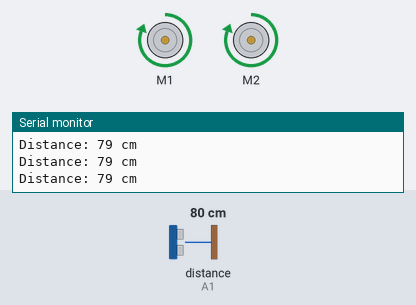
Simulated run of this sketch. Board: Arduino Uno, built with avr-gcc and run on an emulated ATmega328P. Parts: 2 × DC motor (green arrow = forward, orange = backward, longer = faster), the last lines printed to the serial monitor. Wiring (inferred from the names in the program): ultrasonic range finder: trigger A0; echo A1. The inputs (shaded band) are chosen by the test bench; at power-on: distance to the obstacle (sensor on A1) 80 cm. The echo pulse lasts 58.3 µs per cm.

Above: at 1.2 s.
1.3 s: distance to the obstacle (sensor on A1) set to 9 cm
At 2.5 s:
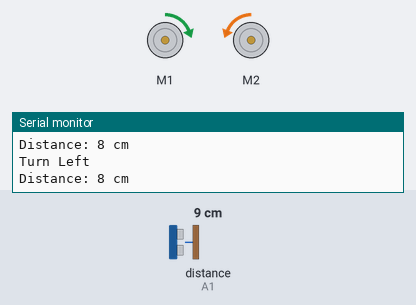
2.8 s: distance to the obstacle (sensor on A1) set to 18 cm
At 4.3 s:
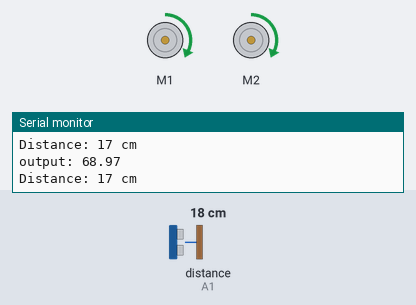
4.8 s: distance to the obstacle (sensor on A1) set to 2 cm
At 5.3 s:
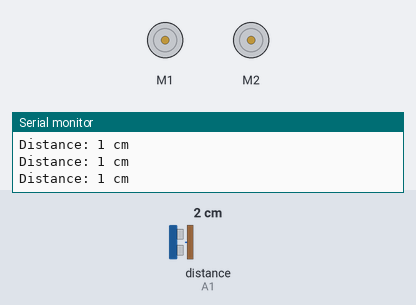
6.3 s: distance to the obstacle (sensor on A1) set to 35 cm
At 7.5 s:
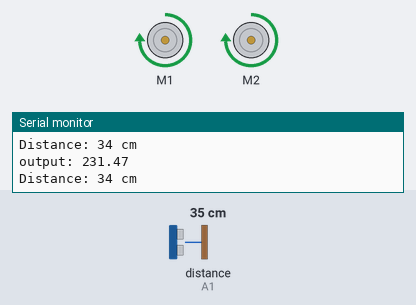
7.9 s: distance to the obstacle (sensor on A1) set to 12 cm
At 8.3 s:
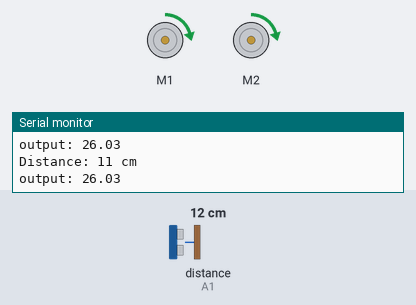
9.5 s: distance to the obstacle (sensor on A1) set to 4 cm
At 11.1 s:
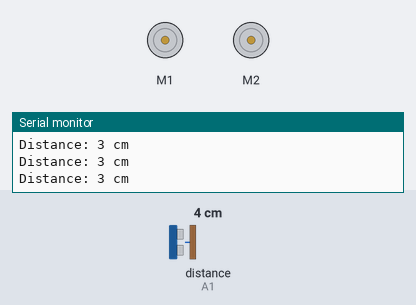
Timing chart, 0 to 12.1 s (numbered marks = the images above; inputs shaded):
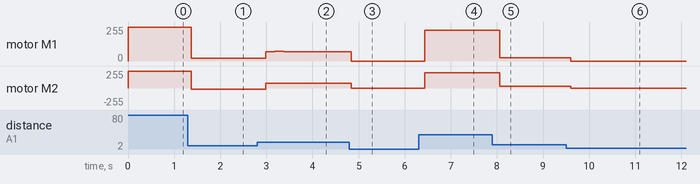

The sketch:

Robot_Sisken_fuzzy_7.ino
```cpp
#include "AFMotor.h"
#include <FuzzyRule.h>
#include <FuzzyComposition.h>
#include <Fuzzy.h>
#include <FuzzyRuleConsequent.h>
#include <FuzzyOutput.h>
#include <FuzzyInput.h>
#include <FuzzyIO.h>
#include <FuzzySet.h>
#include <FuzzyRuleAntecedent.h>

#define minDistance 15
#define delayForwards 750
#define delayRotate 300
#define delayLoop 75
#define maxSpeed 255
#define echoPin A1 // attach pin D2 Arduino to pin Echo of HC-SR04
#define trigPin A0 //attach pin D3 Arduino to pin Trig of HC-SR04


long duration; // variable for the duration of sound wave travel
int distance; // variable for the distance measurement

AF_DCMotor motorR(1);  // right DC Motor
AF_DCMotor motorL(2);  // left DC Motor


  //Inisialisasi Fuzzy
  Fuzzy* fuzzy = new Fuzzy();

  /*FuzzySet* dekat     = new FuzzySet(0, 2, 150, 225);
  FuzzySet* medium_in = new FuzzySet(150, 225, 300, 375);
  FuzzySet* jauh      = new FuzzySet(300, 375, 450, 450);*/

  FuzzySet* dekat     = new FuzzySet(10, 15, 20, 25);
  FuzzySet* medium_in = new FuzzySet(15, 20, 25, 30);
  FuzzySet* jauh      = new FuzzySet(20, 25, 30, 35);

  FuzzySet* sangat_lambat = new FuzzySet(0, 0, 25, 55);
  FuzzySet* lambat        = new FuzzySet(25, 55, 85, 115);
  FuzzySet* medium_out    = new FuzzySet(85, 115, 145, 175);
  FuzzySet* cepat         = new FuzzySet(145, 175, 205, 235);
  FuzzySet* sangat_cepat  = new FuzzySet(205, 235, 255, 255);

  /*FuzzySet* sangat_lambat = new FuzzySet(0, 150, 300, 450);
  FuzzySet* lambat        = new FuzzySet(150, 300, 450, 600);
  FuzzySet* medium_out    = new FuzzySet(300, 450, 600, 750);
  FuzzySet* cepat         = new FuzzySet(450, 600, 750, 900);
  FuzzySet* sangat_cepat  = new FuzzySet(600, 750, 900, 1050);*/

void setup() {
  Serial.begin(9600);

  pinMode(trigPin, OUTPUT); // Sets the trigPin as an OUTPUT
  pinMode(echoPin, INPUT); // Sets the echoPin as an INPUT

  //motorR.setSpeed(255);
  //motorL.setSpeed(255);
  //motorR.run(RELEASE);
  //motorL.run(RELEASE);
//--------------------------------------------------------------------------------------


  //input nih
  FuzzyInput* fuzz_jarak = new FuzzyInput(1);

  fuzz_jarak->addFuzzySet(dekat);
  fuzz_jarak->addFuzzySet(medium_in);
  fuzz_jarak->addFuzzySet(jauh);
  fuzzy->addFuzzyInput(fuzz_jarak);

  //output nih
  FuzzyOutput* fuzz_kecepatan = new FuzzyOutput(1);

  fuzz_kecepatan->addFuzzySet(sangat_lambat);
  fuzz_kecepatan->addFuzzySet(lambat);
  fuzz_kecepatan->addFuzzySet(medium_out);
  fuzz_kecepatan->addFuzzySet(cepat);
  fuzz_kecepatan->addFuzzySet(sangat_cepat);
  fuzzy->addFuzzyOutput(fuzz_kecepatan);

  //FuzzyRuleBase

  //Rule01 , Jika jarak dekat maka motor sangat lambat
  FuzzyRuleAntecedent* if_jarak_dekat = new FuzzyRuleAntecedent();
  if_jarak_dekat->joinSingle(dekat);
  FuzzyRuleConsequent* then_kecepatan_sangat_lambat = new FuzzyRuleConsequent();
  then_kecepatan_sangat_lambat->addOutput(sangat_lambat);

  FuzzyRule* fuzzyRule01 = new FuzzyRule(1, if_jarak_dekat, then_kecepatan_sangat_lambat);

  //Rule02, Jika jarak dekat dan medium maka motor lambat
  FuzzyRuleAntecedent* if_jarak_dekat_AND_jarak_medium = new FuzzyRuleAntecedent();
  if_jarak_dekat_AND_jarak_medium->joinWithAND(dekat, medium_in);
  FuzzyRuleConsequent* then_kecepatan_lambat = new FuzzyRuleConsequent();
  then_kecepatan_lambat->addOutput(lambat);

  FuzzyRule* fuzzyRule02 = new FuzzyRule(2, if_jarak_dekat_AND_jarak_medium, then_kecepatan_lambat);

  //Rule03, jika jarak medium maka motor medium
  FuzzyRuleAntecedent* if_jarak_medium = new FuzzyRuleAntecedent();
  if_jarak_medium->joinSingle(medium_in);
  FuzzyRuleConsequent* then_kecepatan_medium = new FuzzyRuleConsequent();
  then_kecepatan_medium->addOutput(medium_out);

  FuzzyRule* fuzzyRule03 = new FuzzyRule(3, if_jarak_medium, then_kecepatan_medium);

  //Rule04, jika jarak medium dan jauh maka motor cepat
  FuzzyRuleAntecedent* if_jarak_medium_AND_jarak_jauh = new FuzzyRuleAntecedent();
  if_jarak_medium_AND_jarak_jauh->joinWithAND(medium_in, jauh);
  FuzzyRuleConsequent* then_kecepatan_cepat = new FuzzyRuleConsequent();
  then_kecepatan_cepat->addOutput(cepat);

  FuzzyRule* fuzzyRule04 = new FuzzyRule(4, if_jarak_medium_AND_jarak_jauh, then_kecepatan_cepat);

  //Rule05, jika jarak jauh maka motor sangat cepat
  FuzzyRuleAntecedent* if_jarak_jauh = new FuzzyRuleAntecedent();
  if_jarak_jauh->joinSingle(jauh);
  FuzzyRuleConsequent* then_kecepatan_sangat_cepat = new FuzzyRuleConsequent();
  then_kecepatan_sangat_cepat->addOutput(sangat_cepat);

  FuzzyRule* fuzzyRule05 = new FuzzyRule(5, if_jarak_jauh, then_kecepatan_sangat_cepat);

  //Add fuzzy Rule
  fuzzy->addFuzzyRule(fuzzyRule01);
  fuzzy->addFuzzyRule(fuzzyRule02);
  fuzzy->addFuzzyRule(fuzzyRule03);
  fuzzy->addFuzzyRule(fuzzyRule04);
  fuzzy->addFuzzyRule(fuzzyRule05);
 //--------------------------------------------------------------------------------------

}
void loop() {
  jarak();
  //proses_fuzzy();\

  if (distance > 10 && distance < 35){
    int input_value = distance;
    fuzzy->setInput(1, input_value);
    fuzzy->fuzzify();
    float output_value = fuzzy->defuzzify(1);
    Serial.print("output: ");
    Serial.println(output_value);
    //delay(2000);
    motorR.run(FORWARD);
    motorL.run(FORWARD);
    motorR.setSpeed(output_value);
    motorL.setSpeed(output_value);
    delay(100);
  } else if (distance <= 5){
    motorR.run(FORWARD);
    motorL.run(FORWARD);
    motorR.setSpeed(0);
    motorL.setSpeed(0);
    digitalWrite(9, 0);
    delay(100);
  } else if (distance > 35){
    motorR.run(FORWARD);
    motorL.run(FORWARD);
    motorR.setSpeed(255);
    motorL.setSpeed(255);
    delay(100);
  } else if (distance <= 10 && distance > 5){
    motorR.run(FORWARD);
    motorL.run(BACKWARD);
    motorR.setSpeed(20);
    motorL.setSpeed(20);
    Serial.println("Turn Left");
    delay(100);
  }
 }

void moveForwards(int timeDelay){
  uint8_t i;
  motorR.run(FORWARD);
  motorL.run(FORWARD);
  for (i=0; i<maxSpeed; i++) {
    motorR.setSpeed(i);
    motorL.setSpeed(i);
    delay(2);
  }

  delay(timeDelay);

  for (i=maxSpeed; i!=0; i--) {
    motorR.setSpeed(i);
    motorL.setSpeed(i);
    delay(2);
  }
  motorR.run(RELEASE);
  motorL.run(RELEASE);
}

void turnAround(int timeDelay) {
  uint8_t i;
  motorR.run(FORWARD);
  motorL.run(BACKWARD);
  for (i=0; i<maxSpeed; i++) {
    motorR.setSpeed(i);
    motorL.setSpeed(i);
    delay(10);
  }
  delay(timeDelay);
  for (i=maxSpeed; i!=0; i--) {
    motorR.setSpeed(i);
    motorL.setSpeed(i);
    delay(10);
  }
  motorR.run(RELEASE);
  motorL.run(RELEASE);
}

void jarak(){
   digitalWrite(trigPin, LOW);
  delayMicroseconds(2);
  // Sets the trigPin HIGH (ACTIVE) for 10 microseconds
  digitalWrite(trigPin, HIGH);
  delayMicroseconds(10);
  digitalWrite(trigPin, LOW);
  // Reads the echoPin, returns the sound wave travel time in microseconds
  duration = pulseIn(echoPin, HIGH);
  // Calculating the distance
  distance = duration/58.2; // Speed of sound wave divided by 2 (go and back)
  // Displays the distance on the Serial Monitor
  Serial.print("Distance: ");
  Serial.print(distance);
  Serial.println(" cm");
}
```

Measured:
- after the input at 1.3 s, motor M1: forward 255/255 → forward 20/255 after 0.07 s; motor M2: forward 255/255 → backward 20/255 after 0.07 s
- after the input at 2.8 s, motor M1: forward 20/255 → forward 68/255 after 0.19 s, → forward 75/255 0.19 s later, → forward 68/255 0.19 s later; motor M2: backward 20/255 → forward 68/255 after 0.19 s, → forward 75/255 0.19 s later, → forward 68/255 0.19 s later
- after the input at 4.8 s, motor M1, motor M2: forward 68/255 → stopped after 0.05 s
- after the input at 6.3 s, motor M1, motor M2: stopped → forward 231/255 after 0.14 s
- after the input at 7.9 s, motor M1, motor M2: forward 231/255 → forward 26/255 after 0.16 s
- after the input at 9.5 s, motor M1, motor M2: forward 26/255 → stopped after 0.10 s
